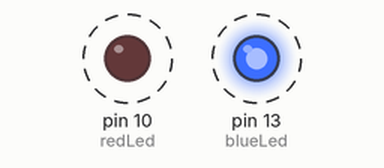
A sketch run on a simulated Arduino Uno, built with avr-gcc and run on an emulated ATmega328P. Parts: output pins drawn as LEDs (lit = HIGH). Dashed ring = blinking. What the sketch prints to the serial monitor is not drawn.

Above: at 1.5 s.
Timing chart, 0 to 5.6 s (numbered marks = the images above):
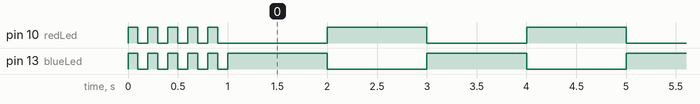

Measured:
- by itself, pin 10 (redLed): goes 4 × (LOW 0.10 s, HIGH 0.10 s), 64 × (LOW 1.1 s, HIGH 1.0 s), then LOW
- by itself, pin 13 (blueLed): goes 4 × (LOW 0.10 s, HIGH 0.10 s), LOW 0.10 s, 64 × (HIGH 1.0 s, LOW 1.0 s), then HIGH

The sketch:

6_StartupFlash.ino
```cpp
int blueLed = 13;
int redLed = 10;

void startupFlash() {
  digitalWrite(blueLed, HIGH);
  digitalWrite(redLed, HIGH);
  delay(100);

  digitalWrite(blueLed, LOW);
  digitalWrite(redLed, LOW);
  delay(100);

  digitalWrite(blueLed, HIGH);
  digitalWrite(redLed, HIGH);
  delay(100);

  digitalWrite(blueLed, LOW);
  digitalWrite(redLed, LOW);
  delay(100);

  digitalWrite(blueLed, HIGH);
  digitalWrite(redLed, HIGH);
  delay(100);

  digitalWrite(blueLed, LOW);
  digitalWrite(redLed, LOW);
  delay(100);

  digitalWrite(blueLed, HIGH);
  digitalWrite(redLed, HIGH);
  delay(100);

  digitalWrite(blueLed, LOW);
  digitalWrite(redLed, LOW);
  delay(100);

  digitalWrite(blueLed, HIGH);
  digitalWrite(redLed, HIGH);
  delay(100);

  digitalWrite(blueLed, LOW);
  digitalWrite(redLed, LOW);
  delay(100);
}

void setup() {
  pinMode(blueLed, OUTPUT);
  pinMode(redLed, OUTPUT);
  Serial.begin(9600);

  Serial.println("I have started");
  startupFlash();
}

void loop() {
  digitalWrite(blueLed, HIGH);
  digitalWrite(redLed, LOW);
  Serial.println("Blue is the best color!");
  delay(1000);

  digitalWrite(blueLed, LOW);
  digitalWrite(redLed, HIGH);
  Serial.println("Red is the best color!");
  delay(1000);
}
```
